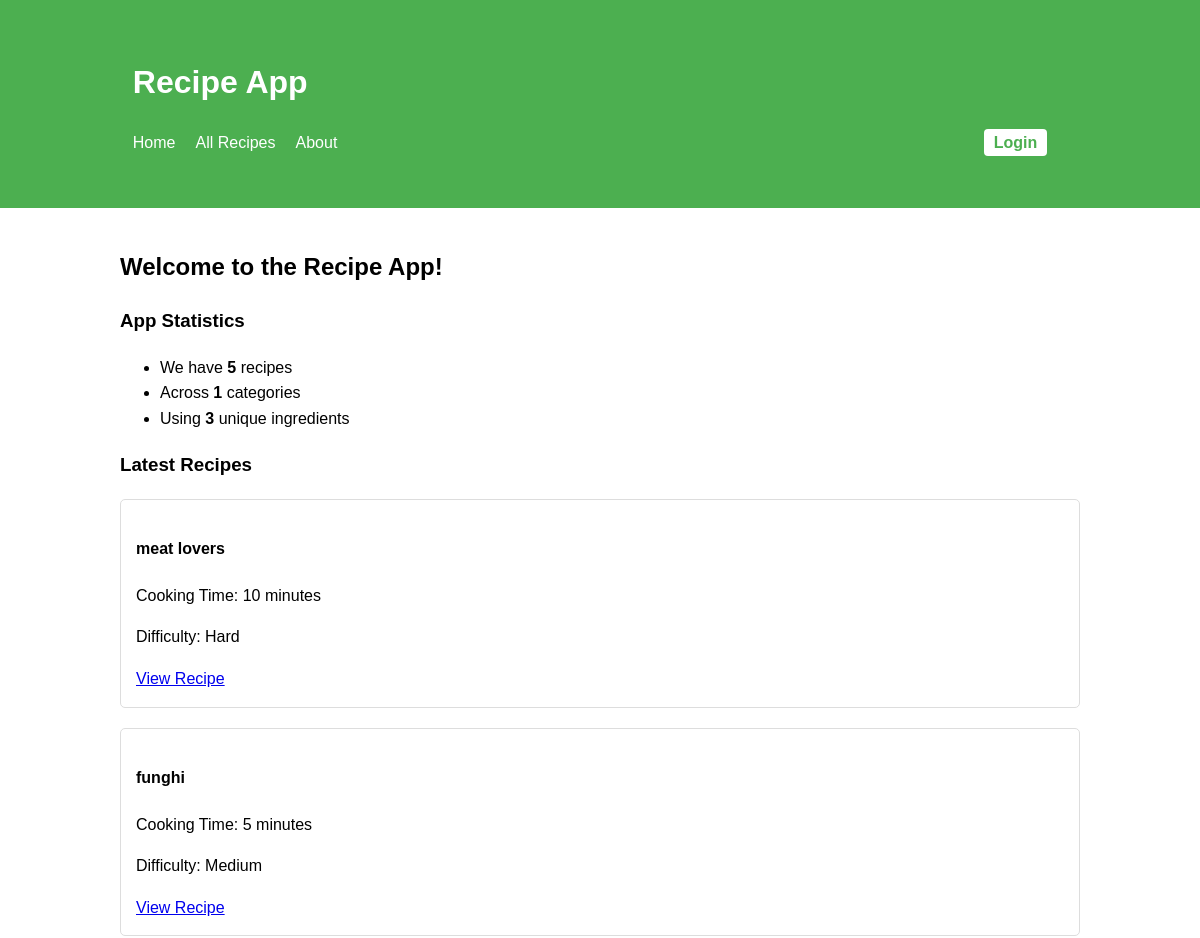
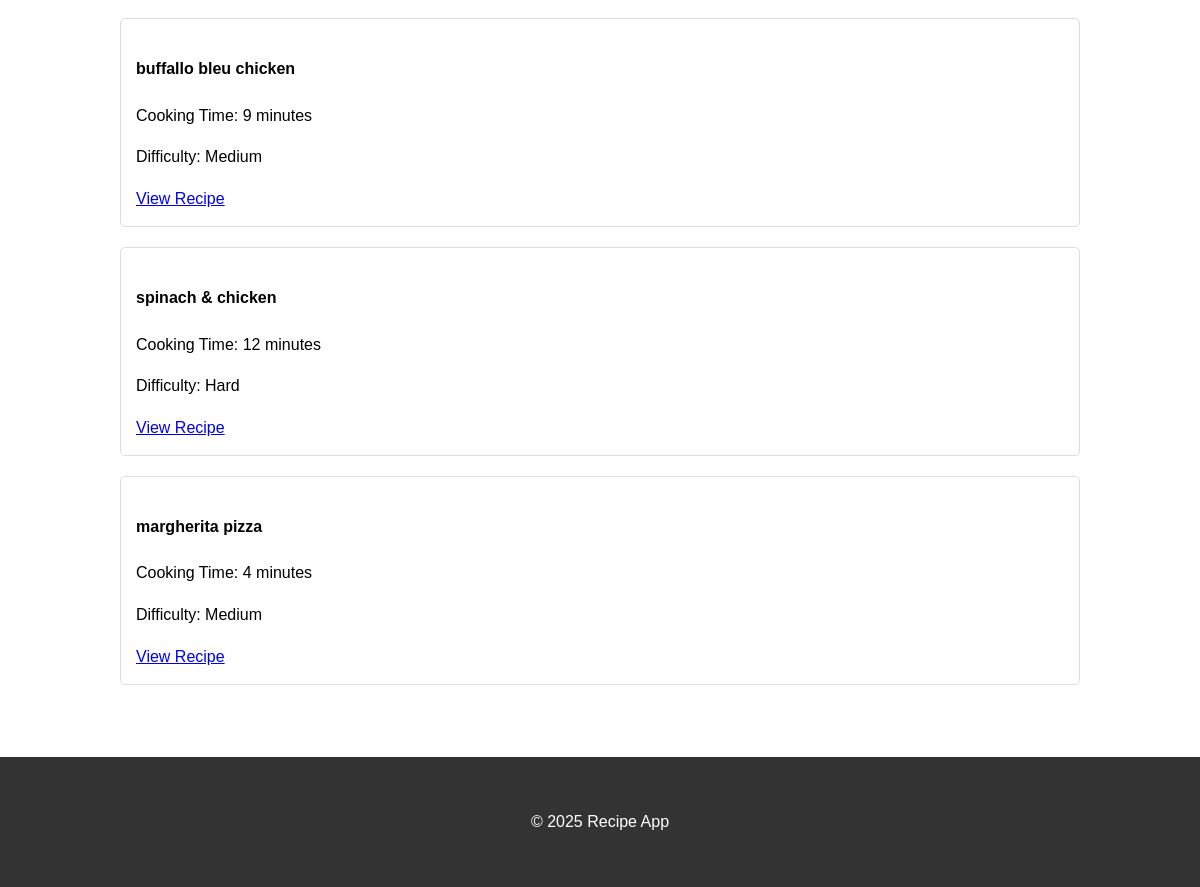
The page / on the database its author committed (2 pictures, top to bottom).
### recipes/models.py (models this page shows, shortened)
class Recipe(models.Model):
    name = models.CharField(max_length=100)
    cooking_time = models.IntegerField()
    ingredients = models.TextField()  # basic compatibility
    category = models.ForeignKey('categories.Category',
                               on_delete=models.SET_NULL,
                               null=True, blank=True,
                               related_name='recipes')
    ingredient_list = models.ManyToManyField('ingredients.Ingredient',
                                           blank=True,
                                           related_name='used_in')
    def get_ingredients_list(self):
        return self.ingredients.split(',') if self.ingredients else [] #we use this to get the list of ingredients via split because the ingredients are stored as a string in the database
    def calculate_difficulty(self):
        cooking_time = self.cooking_time
        num_ingredients = len(self.get_ingredients_list())
        TIME_THRESHOLD = 10
        INGREDIENT_THRESHOLD = 3
        if cooking_time < TIME_THRESHOLD:
            if num_ingredients < INGREDIENT_THRESHOLD:
                return "Easy"
            else:
                return "Medium"
        else:
            if num_ingredients >= INGREDIENT_THRESHOLD:
                return "Hard"
            else:
                return "Intermediate"

### recipes/views.py (the view)
# urls.py: 2. Add a URL to urlpatterns:  path('', views.home, name='home')
def home(request):
    num_recipes = Recipe.objects.count()
    num_categories = Category.objects.count()
    num_ingredients = Ingredient.objects.count()
    latest_recipes = Recipe.objects.all().order_by('-id')[:5]
    context = { #declaring keys and values in the dictionary
        'number_of_recipes': num_recipes,
        'number_of_categories': num_categories,
        'number_of_ingredients': num_ingredients,
        'latest_recipes': latest_recipes,
    }
    return render(request, 'recipes/home.html', context) #rendering the template with the context dictionary

### recipes/templates/recipes/home.html (shortened to what this page needs)
<!DOCTYPE html>
{% extends 'recipes/base.html' %}
{% block content %}
    <h2>Welcome to the Recipe App!</h2>
    <div class="stats">
        <h3>App Statistics</h3>
        <ul>
            <li>We have <strong>{{ number_of_recipes }}</strong> recipes</li>
            <li>Across <strong>{{ number_of_categories }}</strong> categories</li>
            <li>Using <strong>{{ number_of_ingredients }}</strong> unique ingredients</li>
        </ul>
    </div>
    <div class="latest-recipes">
        <h3>Latest Recipes</h3>
        {% if latest_recipes %}
            {% for recipe in latest_recipes %}
                <div class="recipe-card">
                    <h4>{{ recipe.name }}</h4>
                    <p>Cooking Time: {{ recipe.cooking_time }} minutes</p>
                    <p>Difficulty: {{ recipe.calculate_difficulty }}</p>
                    <a href="{% url 'recipe-detail' recipe.id %}">View Recipe</a>
                </div>
            {% endfor %}
        {% else %}
            <p>No recipes available yet.</p>
        {% endif %}
    </div>
{% endblock %}

### recipes/templates/recipes/base.html (style rules this page uses)
body { font-family: Arial, sans-serif; line-height: 1.6; margin: 0; padding: 0; background-color: linear-gradient(to right, #6994be, #cccccc); }
.recipe-card { border: 1px solid #ddd; border-radius: 5px; padding: 15px; margin-bottom: 20px; }

### rows shown on the page
Recipe: name "meat lovers", cooking_time "10", calculate_difficulty "Hard"
Recipe: name "funghi", cooking_time "5", calculate_difficulty "Medium"
Recipe: name "buffallo bleu chicken", cooking_time "9", calculate_difficulty "Medium"
Recipe: name "spinach & chicken", cooking_time "12", calculate_difficulty "Hard"
Recipe: name "margherita pizza", cooking_time "4", calculate_difficulty "Medium"

### other values the page prints
{{ number_of_recipes }} "5"
{{ number_of_categories }} "1"
{{ number_of_ingredients }} "3"
